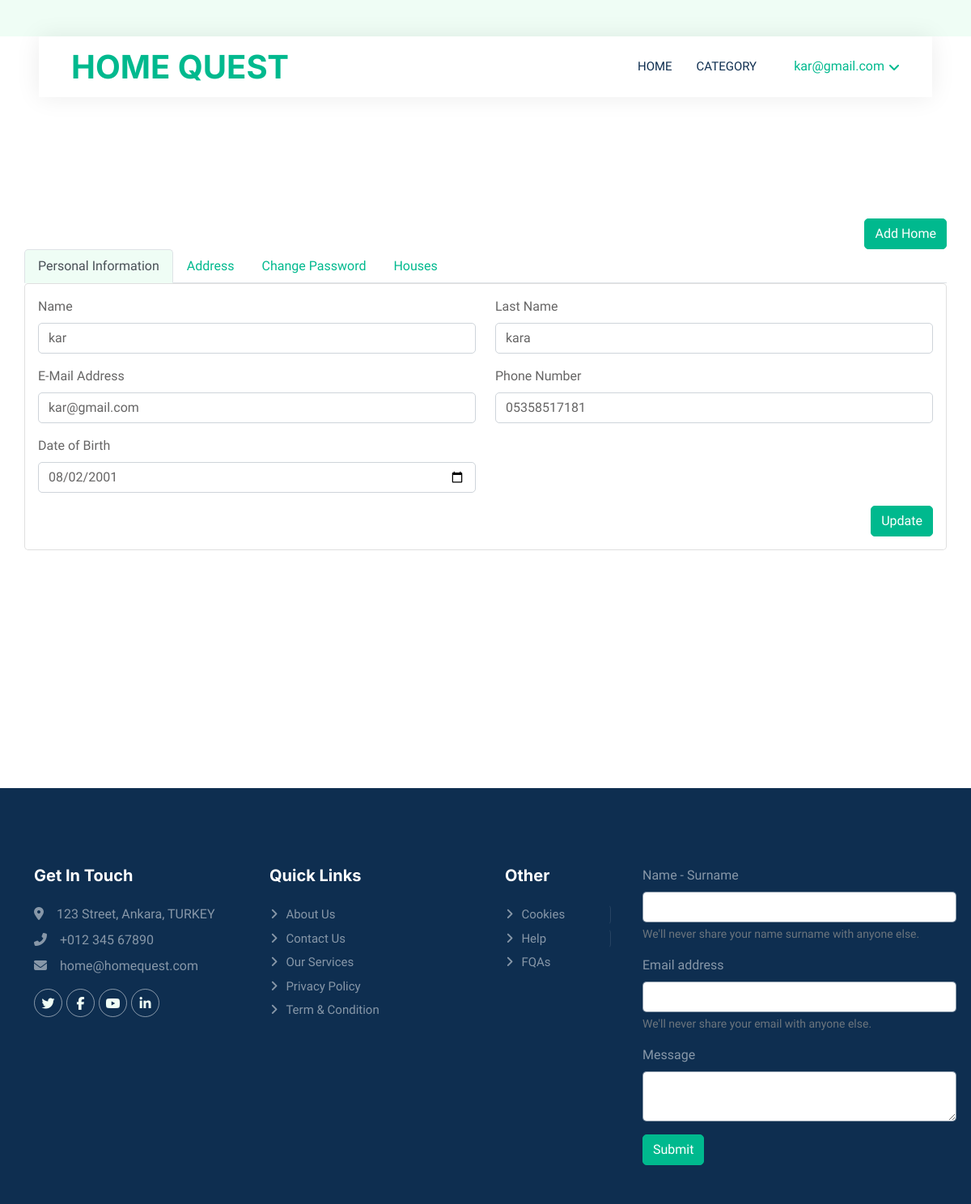
Screenshot of /profil/ (signed in) with the database file from the repository.
### AppEcommerce/models.py (models this page shows, shortened)
class Profil(models.Model):#her kullanıcının 1 tane hesabı olması üye olurken girdiği özellikler.kullanıcı girerken diyerlerini number ve birthdayt  içeride dolduruyor.
    user = models.OneToOneField(User, on_delete=models.CASCADE)
    phone_number = models.CharField(max_length=50, null=True, blank=True)
    birtdate = models.DateField(null=True, blank=True)
    class Meta:
        verbose_name_plural = "Profiller"

### AppEcommerce/views.py (the view, shortened to what this page needs)
# urls.py: path("profil/", profil, name="profil"),
@login_required(login_url='/login/')
def profil(request):
    user = User.objects.get(username=request.user)
    profil = Profil.objects.get(user=request.user)
    adress = Adress.objects.get(user=request.user)
    evlerim = Product.objects.filter(user=user)
    context={
        "profil":profil,
        "adress":adress,
        "evlerim":evlerim,
    }
    return render(request, "user/profil.html",context)

### AppEcommerce/templates/user/profil.html (shortened to what this page needs)
{% extends 'base.html' %}
{% load static %}
{% load i18n %}
{% load humanize %}
{% block content %}
    <div class="container" style="padding: 150px 0;">
        <div class="row">
          <div>
            <button type="button" class="btn btn-primary d-block ms-auto" data-bs-toggle="modal" data-bs-target="#exampleModal">
              {% trans 'Add Home' %}
            </button>
          </div>
          <nav>
            <div class="nav nav-tabs" id="nav-tab" role="tablist">
              <button class="nav-link active" id="nav-home-tab" data-bs-toggle="tab" data-bs-target="#nav-home" type="button" role="tab" aria-controls="nav-home" aria-selected="true">Personal Information</button>
              <button class="nav-link" id="nav-profile-tab" data-bs-toggle="tab" data-bs-target="#nav-profile" type="button" role="tab" aria-controls="nav-profile" aria-selected="false">Address</button>
              <button class="nav-link" id="nav-contact-tab" data-bs-toggle="tab" data-bs-target="#nav-contact" type="button" role="tab" aria-controls="nav-contact" aria-selected="false">Change Password</button>
              <button class="nav-link" id="nav-disabled-tab" data-bs-toggle="tab" data-bs-target="#nav-disabled" type="button" role="tab" aria-controls="nav-disabled" aria-selected="false">Houses</button>
            </div>
          </nav>
          <div class="tab-content" id="nav-tabContent">
            <div class="tab-pane fade show active" id="nav-home" role="tabpanel" aria-labelledby="nav-home-tab" tabindex="0">            <div class="col">
              <div class="card" style="width: 100%;">
                  <div class="card-body">
                      <form method="post">
                          <div class="row">
                              <div class="col mb-3">
                                  <label for="exampleInputEmail1" class="form-label">{% trans 'Name' %}</label>
                                  <input type="text" class="form-control" id="exampleInputEmail1" aria-describedby="emailHelp" value="{{ profil.user.first_name }}" name="first_name">
                                </div>
                                <div class="col mb-3">
                                  <label for="exampleInputEmail1" class="form-label">{% trans 'Last Name' %}</label>
                                  <input type="text" class="form-control" id="exampleInputEmail1" aria-describedby="emailHelp" value="{{ profil.user.last_name }}" name="last_name">
                                </div>
                          </div>
                          <div class="row">
                              <div class="col mb-3">
                                  <label for="exampleInputEmail1" class="form-label">{% trans 'E-Mail Address' %}</label>
                                  <input type="email" class="form-control" id="exampleInputEmail1" aria-describedby="emailHelp" value="{{ profil.user.email }}" name="email">
                                </div>
                                <div class="col mb-3">
                                  <label for="exampleInputEmail1" class="form-label">{% trans 'Phone Number' %}</label>
                                  <input type="text" class="form-control" id="exampleInputEmail1" aria-describedby="emailHelp"
                                  {% if profil.phone_number %}
                                  value="{{ profil.phone_number }}"
                                  {% else %}
                                  value=""
                                  {% endif %}
                                  name="phone_number" required>
                                </div>
                          </div>
                          <div class="row">
                              <div class="col mb-3">
                                  <label for="exampleInputEmail1" class="form-label">{% trans 'Date of Birth' %}</label>
                                  <input type="date" class="form-control" id="exampleInputEmail1" aria-describedby="emailHelp" value="{{ profil.birtdate|date:'Y-m-d' }}" name="birtdate" required>
                                </div>
                              <div class="col"></div>
                          </div>
                          <button type="submit" class="btn btn-primary d-block ms-auto" name="btnsubmit" value="btnprofil">{% trans 'Update' %}</button>
                        </form>
                  </div>
                </div>
          </div></div>
          </div>
        </div>
    </div>
{% endblock content %}

### AppEcommerce/templates/partials/_header.html (shortened to what this page needs)
{% load static %}
{% load i18n %}
        <div class="container-fluid nav-bar bg-transparent">
          <nav class="navbar navbar-expand-lg bg-white navbar-light py-0 px-4">
              <a href="index.html" class="navbar-brand d-flex align-items-center text-center">
                  <a  href="{% url 'index' %}"  ><h1 class="m-0 text-primary"  >HOME QUEST  </h1></a>
              </a>
              <div class="collapse navbar-collapse" id="navbarCollapse">
                  <div class="navbar-nav ms-auto">
                      <a href="{% url 'index' %}" class="nav-item nav-link
                        ">Home</a>
                      <a href="{% url 'category' %}" class="nav-item nav-link
                       ">category</a>
                  </div>
                  {% if request.user.is_authenticated %}
                  <div class="nav-item dropdown">
                    <a href="#" class="nav-link dropdown-toggle" data-bs-toggle="dropdown">{{request.user.username}}</a>
                </div>
                  {% else %}
                  <a href="{% url 'login' %}" class="btn btn-primary px-3 d-none d-lg-flex">Login</a>
                  <a href="{% url 'register' %}" class="btn btn-primary px-3 d-none d-lg-flex ms-2">Register</a>
                  {% endif %}
              </div>
          </nav>
      </div>

### AppEcommerce/static/css/style.css (style rules this page uses)
:root { --primary: #00B98E; --secondary: #FF6922; --light: #EFFDF5; --dark: #0E2E50; }
.btn { transition: .5s; }
.btn.btn-primary, .btn.btn-secondary { color: #FFFFFF; }
.nav-bar { position: relative; margin-top: 45px; padding: 0 3rem; transition: .5s; z-index: 9; }
.navbar { box-shadow: 0 0 30px rgba(0, 0, 0, .08); }
.navbar .dropdown-toggle::after { border: none; content: "\f107"; font-family: "Font Awesome 5 Free"; font-weight: 900; vertical-align: middle; margin-left: 5px; transition: .5s; }
.navbar-light .navbar-nav .nav-link { margin-right: 30px; padding: 25px 0; color: #FFFFFF; font-size: 15px; text-transform: uppercase; outline: none; }
.navbar-light .navbar-brand { height: 75px; }
.navbar-light .navbar-nav .nav-link { color: var(--dark); font-weight: 500; }

### rows the page displays
Profil: first_name "kar", last_name "kara", email "kar@gmail.com", phone_number "05358517181", birtdate "08/02/2001"

### other values shown
{{ request.user.username }} "kar@gmail.com"
